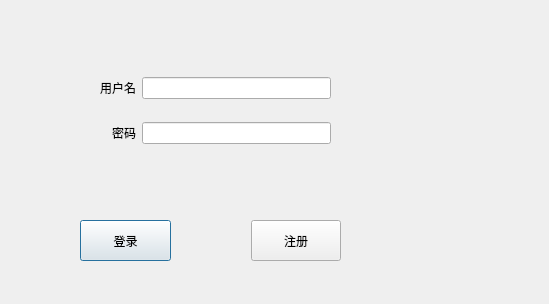
<?xml version="1.0" encoding="UTF-8"?>
<ui version="4.0">
 <class>LoginDialog</class>
 <widget class="QDialog" name="LoginDialog">
  <property name="geometry">
   <rect>
    <x>0</x>
    <y>0</y>
    <width>549</width>
    <height>304</height>
   </rect>
  </property>
  <property name="windowTitle">
   <string>Dialog</string>
  </property>
  <widget class="QWidget" name="layoutWidget">
   <property name="geometry">
    <rect>
     <x>100</x>
     <y>60</y>
     <width>231</width>
     <height>101</height>
    </rect>
   </property>
   <layout class="QVBoxLayout" name="verticalLayout">
    <item>
     <layout class="QHBoxLayout" name="horizontalLayout">
      <item>
       <widget class="QLabel" name="label">
        <property name="text">
         <string>用户名</string>
        </property>
       </widget>
      </item>
      <item>
       <widget class="QLineEdit" name="usernameLineEdit"/>
      </item>
     </layout>
    </item>
    <item>
     <layout class="QHBoxLayout" name="horizontalLayout_2">
      <item>
       <widget class="QLabel" name="label_2">
        <property name="sizePolicy">
         <sizepolicy hsizetype="Minimum" vsizetype="Preferred">
          <horstretch>0</horstretch>
          <verstretch>0</verstretch>
         </sizepolicy>
        </property>
        <property name="minimumSize">
         <size>
          <width>36</width>
          <height>0</height>
         </size>
        </property>
        <property name="text">
         <string>密码</string>
        </property>
        <property name="alignment">
         <set>Qt::AlignRight|Qt::AlignTrailing|Qt::AlignVCenter</set>
        </property>
       </widget>
      </item>
      <item>
       <widget class="QLineEdit" name="passwordLineEdit">
        <property name="echoMode">
         <enum>QLineEdit::Password</enum>
        </property>
       </widget>
      </item>
     </layout>
    </item>
   </layout>
  </widget>
  <widget class="QWidget" name="layoutWidget1">
   <property name="geometry">
    <rect>
     <x>80</x>
     <y>220</y>
     <width>261</width>
     <height>41</height>
    </rect>
   </property>
   <layout class="QHBoxLayout" name="horizontalLayout_3">
    <property name="spacing">
     <number>80</number>
    </property>
    <item>
     <widget class="QPushButton" name="LoginPushButton">
      <property name="sizePolicy">
       <sizepolicy hsizetype="Minimum" vsizetype="Expanding">
        <horstretch>0</horstretch>
        <verstretch>0</verstretch>
       </sizepolicy>
      </property>
      <property name="text">
       <string>登录</string>
      </property>
     </widget>
    </item>
    <item>
     <widget class="QPushButton" name="SignPushButton">
      <property name="sizePolicy">
       <sizepolicy hsizetype="Minimum" vsizetype="Expanding">
        <horstretch>0</horstretch>
        <verstretch>0</verstretch>
       </sizepolicy>
      </property>
      <property name="text">
       <string>注册</string>
      </property>
     </widget>
    </item>
   </layout>
  </widget>
  <widget class="QLabel" name="infoLabel">
   <property name="geometry">
    <rect>
     <x>60</x>
     <y>180</y>
     <width>471</width>
     <height>21</height>
    </rect>
   </property>
   <property name="font">
    <font>
     <pointsize>12</pointsize>
     <weight>75</weight>
     <bold>true</bold>
    </font>
   </property>
   <property name="styleSheet">
    <string notr="true">color{ rgb(255, 0, 0) }</string>
   </property>
   <property name="text">
    <string/>
   </property>
  </widget>
  <widget class="QLabel" name="usernameAuthLabel">
   <property name="geometry">
    <rect>
     <x>360</x>
     <y>73</y>
     <width>181</width>
     <height>20</height>
    </rect>
   </property>
   <property name="text">
    <string/>
   </property>
  </widget>
  <widget class="QLabel" name="pwdAuthLabel">
   <property name="geometry">
    <rect>
     <x>360</x>
     <y>125</y>
     <width>171</width>
     <height>21</height>
    </rect>
   </property>
   <property name="text">
    <string/>
   </property>
  </widget>
 </widget>
 <resources/>
 <connections/>
</ui>
